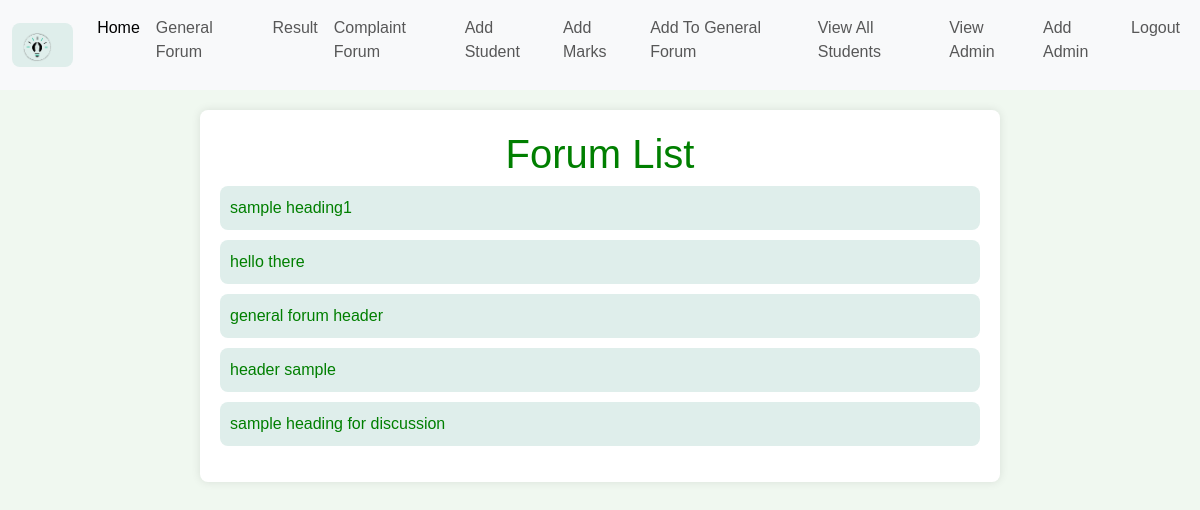
Page /forum_list/ (signed in) on the committed database.
### deptmanagementsystem/models.py (models this page shows, shortened)
class Forum(models.Model):
    header = models.CharField(max_length=200)
    content = models.TextField(default="")
    comments = models.JSONField(default = list)

### deptmanagementsystem/views.py (the view)
# urls.py: path('forum_list/', forum_list, name='forum-list'),
def forum_list(request):
    forums = Forum.objects.all()
    return render(request, 'forum_list.html', {'forums' : forums})

### templates/forum_list.html (shortened to what this page needs)
{% extends 'base.html' %}
{% block content %}
    <div class="container">
        <h1>Forum List</h1>
        <ul>
            {% for forum in forums %}
            <li><a href="{% url 'forum-details' forum.id %}">{{ forum.header }}</a></li>
            {% endfor %}
        </ul>
    </div>
    {% endblock content %}

### templates/forum_list.html (style rules this page uses)
body { font-family: Arial, sans-serif; background-color: #f0f8f0; color: #333; margin: 0; padding: 0; }
.container { max-width: 800px; margin: 20px auto; padding: 20px; background-color: #fff; border-radius: 8px; box-shadow: 0 0 10px rgba(0, 0, 0, 0.1); }
h1 { color: #007f00; text-align: center; }
ul { list-style: none; padding: 0; }
li { margin-bottom: 10px; }
a { text-decoration: none; color: #007f00; display: block; padding: 10px; background-color: #dfeeeb; border-radius: 8px; transition: background-color 0.3s ease; }

### rows in the picture
Forum: header "sample heading1"
Forum: header "hello there"
Forum: header "general forum header"
Forum: header "header sample"
Forum: header "sample heading for discussion"
